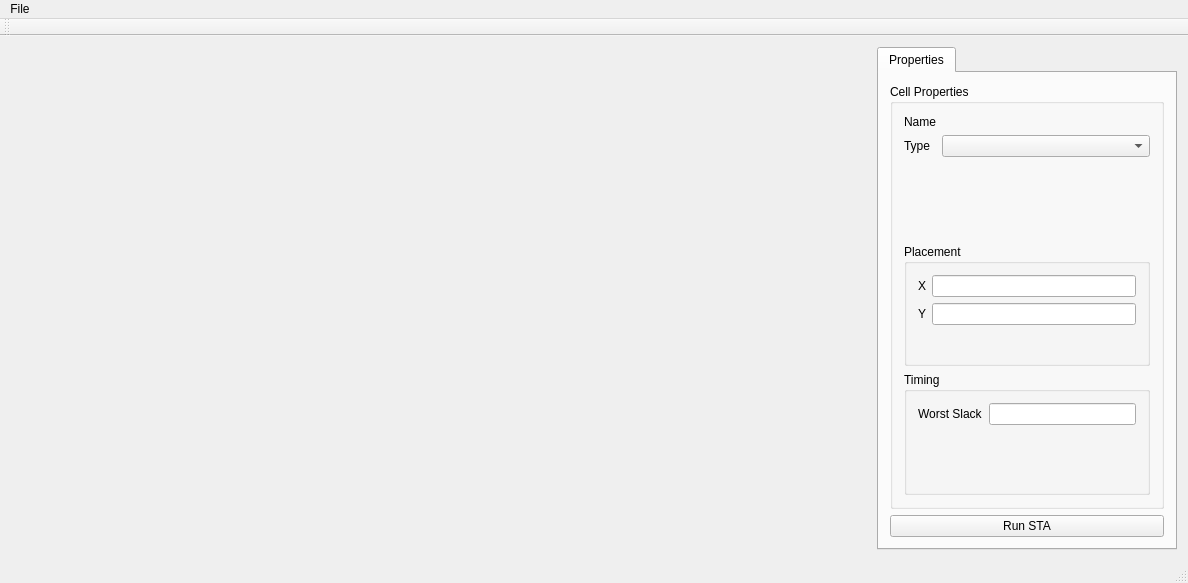
<?xml version="1.0" encoding="UTF-8"?>
<ui version="4.0">
 <class>MainWindow</class>
 <widget class="QMainWindow" name="MainWindow">
  <property name="geometry">
   <rect>
    <x>0</x>
    <y>0</y>
    <width>1188</width>
    <height>583</height>
   </rect>
  </property>
  <property name="windowTitle">
   <string>Ophidian GUI</string>
  </property>
  <widget class="QWidget" name="centralWidget">
   <layout class="QGridLayout" name="gridLayout">
    <item row="0" column="0">
     <widget class="mysfmlcanvas" name="canvas" native="true">
      <zorder>tabWidget</zorder>
      <zorder>tabWidget</zorder>
     </widget>
    </item>
    <item row="0" column="1">
     <widget class="QTabWidget" name="tabWidget">
      <property name="sizePolicy">
       <sizepolicy hsizetype="Fixed" vsizetype="Expanding">
        <horstretch>0</horstretch>
        <verstretch>0</verstretch>
       </sizepolicy>
      </property>
      <property name="minimumSize">
       <size>
        <width>300</width>
        <height>0</height>
       </size>
      </property>
      <property name="maximumSize">
       <size>
        <width>300</width>
        <height>16777215</height>
       </size>
      </property>
      <property name="currentIndex">
       <number>0</number>
      </property>
      <widget class="QWidget" name="tab">
       <attribute name="title">
        <string>Properties</string>
       </attribute>
       <layout class="QVBoxLayout" name="verticalLayout_2">
        <item>
         <widget class="QGroupBox" name="groupBox">
          <property name="title">
           <string>Cell Properties</string>
          </property>
          <layout class="QVBoxLayout" name="verticalLayout">
           <item>
            <layout class="QFormLayout" name="formLayout_2">
             <item row="0" column="0">
              <widget class="QLabel" name="label">
               <property name="text">
                <string>Name</string>
               </property>
              </widget>
             </item>
             <item row="0" column="1">
              <widget class="QLabel" name="label_cell_name">
               <property name="text">
                <string/>
               </property>
              </widget>
             </item>
             <item row="1" column="0">
              <widget class="QLabel" name="label_2">
               <property name="text">
                <string>Type</string>
               </property>
              </widget>
             </item>
             <item row="1" column="1">
              <widget class="QComboBox" name="combo_box_cell_type"/>
             </item>
            </layout>
           </item>
           <item>
            <widget class="QGroupBox" name="groupBox_2">
             <property name="title">
              <string>Placement</string>
             </property>
             <layout class="QFormLayout" name="formLayout">
              <item row="0" column="0">
               <widget class="QLabel" name="label_3">
                <property name="text">
                 <string>X</string>
                </property>
               </widget>
              </item>
              <item row="0" column="1">
               <widget class="QLineEdit" name="label_X"/>
              </item>
              <item row="1" column="0">
               <widget class="QLabel" name="label_4">
                <property name="text">
                 <string>Y</string>
                </property>
               </widget>
              </item>
              <item row="1" column="1">
               <widget class="QLineEdit" name="label_Y"/>
              </item>
             </layout>
            </widget>
           </item>
           <item>
            <widget class="QGroupBox" name="groupBox_3">
             <property name="title">
              <string>Timing</string>
             </property>
             <layout class="QFormLayout" name="formLayout_3">
              <item row="0" column="0">
               <widget class="QLabel" name="label_5">
                <property name="text">
                 <string>Worst Slack</string>
                </property>
               </widget>
              </item>
              <item row="0" column="1">
               <widget class="QLineEdit" name="label_worst_slack"/>
              </item>
             </layout>
            </widget>
           </item>
          </layout>
         </widget>
        </item>
        <item>
         <widget class="QPushButton" name="button_sta">
          <property name="text">
           <string>Run STA</string>
          </property>
         </widget>
        </item>
       </layout>
      </widget>
     </widget>
    </item>
   </layout>
  </widget>
  <widget class="QMenuBar" name="menuBar">
   <property name="geometry">
    <rect>
     <x>0</x>
     <y>0</y>
     <width>1188</width>
     <height>20</height>
    </rect>
   </property>
   <widget class="QMenu" name="menuFile">
    <property name="title">
     <string>File</string>
    </property>
    <addaction name="actionOpen_Circuit"/>
    <addaction name="actionExit"/>
   </widget>
   <addaction name="menuFile"/>
  </widget>
  <widget class="QToolBar" name="mainToolBar">
   <attribute name="toolBarArea">
    <enum>TopToolBarArea</enum>
   </attribute>
   <attribute name="toolBarBreak">
    <bool>false</bool>
   </attribute>
  </widget>
  <widget class="QStatusBar" name="statusBar"/>
  <action name="actionOpen_Circuit">
   <property name="text">
    <string>Open Circuit...</string>
   </property>
   <property name="shortcut">
    <string>Ctrl+O</string>
   </property>
  </action>
  <action name="actionExit">
   <property name="text">
    <string>Exit</string>
   </property>
   <property name="toolTip">
    <string>Exit</string>
   </property>
   <property name="shortcut">
    <string>Ctrl+W</string>
   </property>
  </action>
 </widget>
 <layoutdefault spacing="6" margin="11"/>
 <customwidgets>
  <customwidget>
   <class>mysfmlcanvas</class>
   <extends>QWidget</extends>
   <header>mysfmlcanvas.h</header>
   <container>1</container>
  </customwidget>
 </customwidgets>
 <resources/>
 <connections>
  <connection>
   <sender>actionExit</sender>
   <signal>triggered()</signal>
   <receiver>MainWindow</receiver>
   <slot>close()</slot>
   <hints>
    <hint type="sourcelabel">
     <x>-1</x>
     <y>-1</y>
    </hint>
    <hint type="destinationlabel">
     <x>593</x>
     <y>291</y>
    </hint>
   </hints>
  </connection>
 </connections>
</ui>
